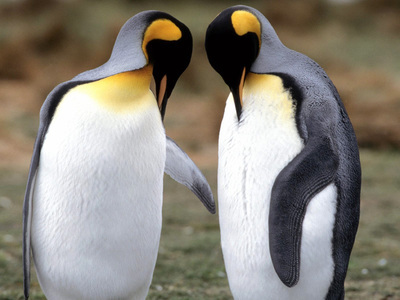
#> input picture image processing/Filtering and noise reduction/test6.jpg, 400 x 300 px
$ python 'Edge detection.py'
#> lines starting #> are read from the running program, lines starting #| are printed output that depends on the picture

# 线性锐化滤波，拉普拉斯图像变换

import cv2

fn = "test6.jpg"
myimg = cv2.imread(fn)
#> myimg is the input picture: shape (300, 400, 3); mean B, G, R 123.6, 133.1, 138.5
img = cv2.cvtColor(myimg, cv2.COLOR_BGR2GRAY)
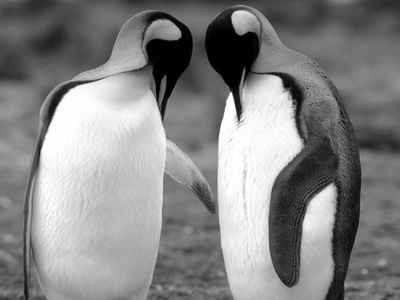
#> img: shape (300, 400); min 0, max 255, mean 133.6

jgimg = cv2.Laplacian(img, -1)
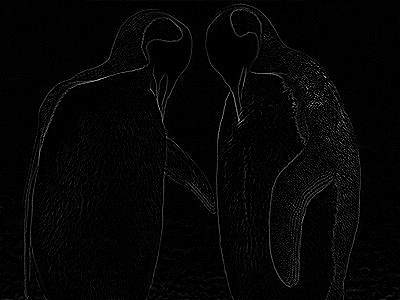
#> jgimg: shape (300, 400); min 0, max 244, mean 5.3
cv2.imshow('src', img)
cv2.imshow('dst', jgimg)
cv2.waitKey()
cv2.destroyAllWindows()

$ run again, with image processing/Filtering and noise reduction/test112.jpg copied over image processing/Filtering and noise reduction/test6.jpg
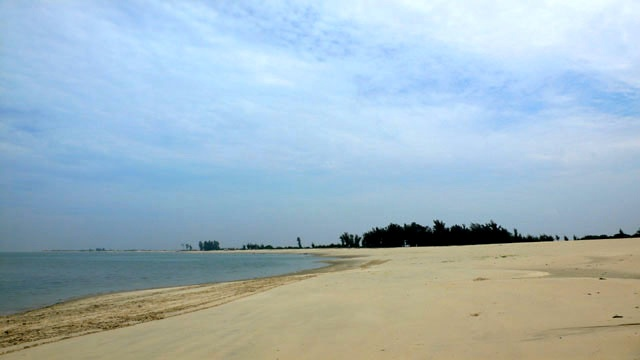
#> input picture image processing/Filtering and noise reduction/test112.jpg, 640 x 360 px
#> myimg is the input picture: shape (360, 640, 3); mean B, G, R 192, 181.7, 160.6
#> `img = cv2.cvtColor(myimg, cv2.COLOR_BGR2GRAY)`:
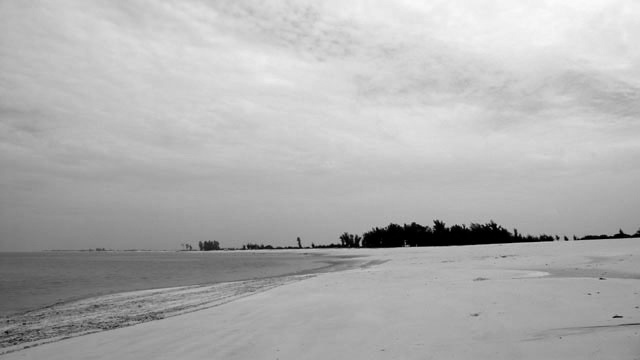
#> img: shape (360, 640); min 0, max 251, mean 176.6
#> `jgimg = cv2.Laplacian(img, -1)`:
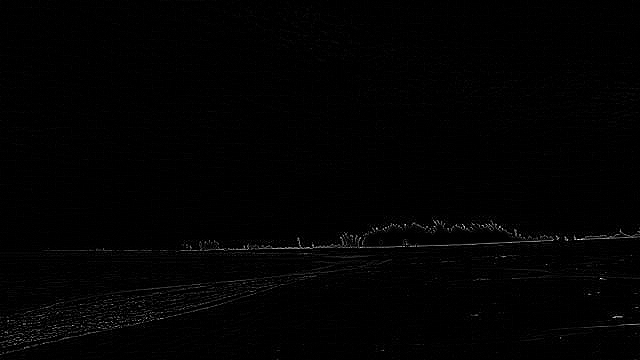
#> jgimg: shape (360, 640); min 0, max 255, mean 2.2

$ run again, with image processing/Filtering and noise reduction/test3.jpg copied over image processing/Filtering and noise reduction/test6.jpg
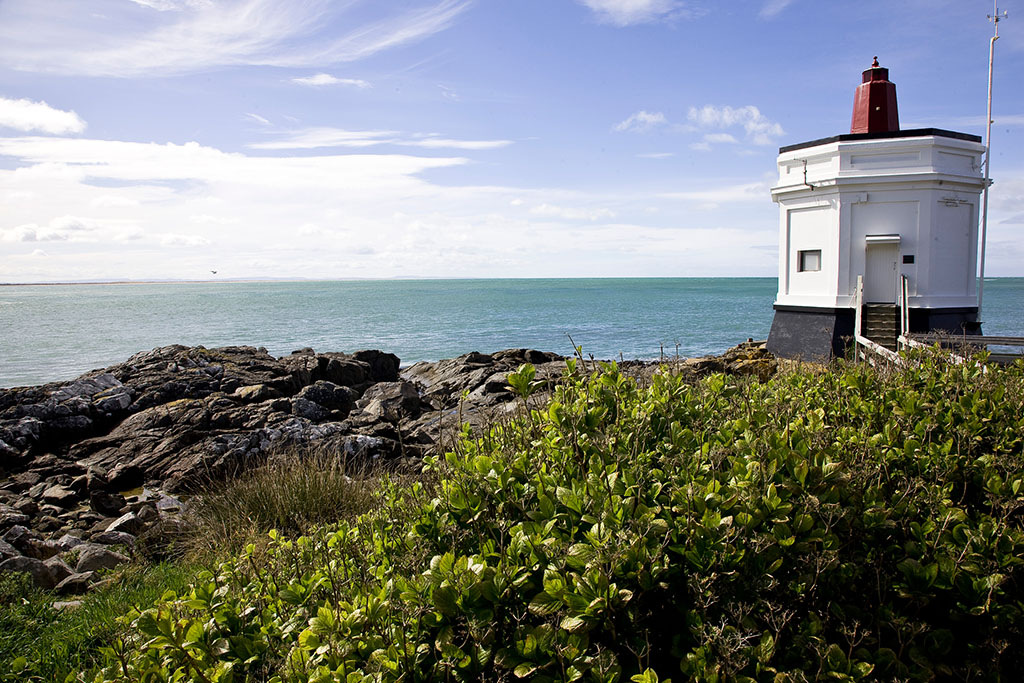
#> input picture image processing/Filtering and noise reduction/test3.jpg, 1024 x 683 px
#> myimg is the input picture: shape (683, 1024, 3); mean B, G, R 124.7, 128.5, 123.7
#> `img = cv2.cvtColor(myimg, cv2.COLOR_BGR2GRAY)`:
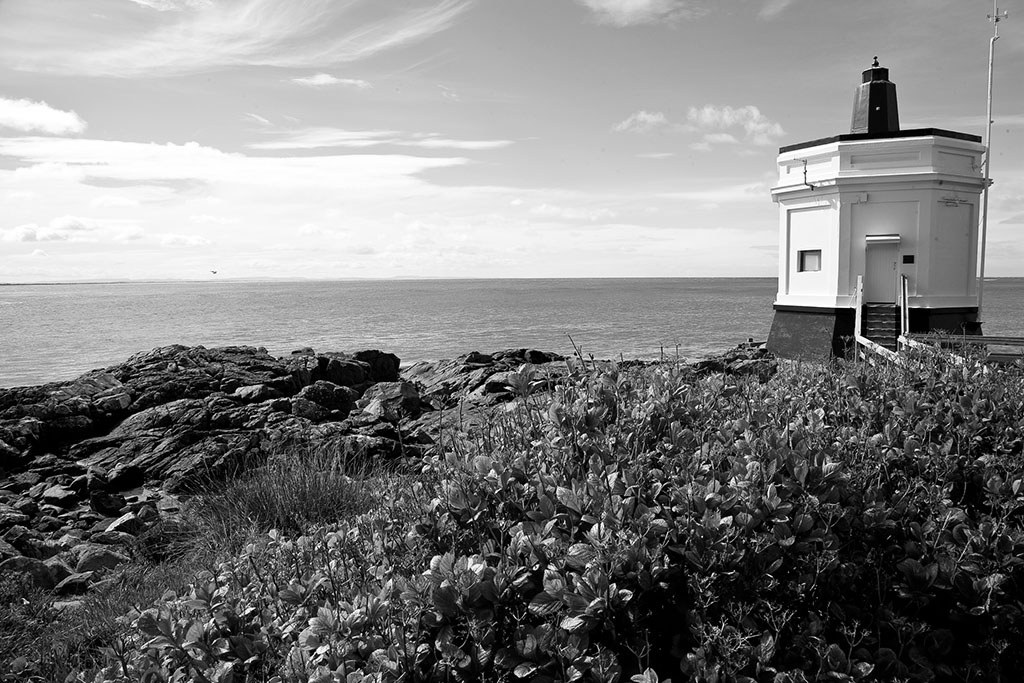
#> img: shape (683, 1024); min 0, max 255, mean 126.6
#> `jgimg = cv2.Laplacian(img, -1)`:
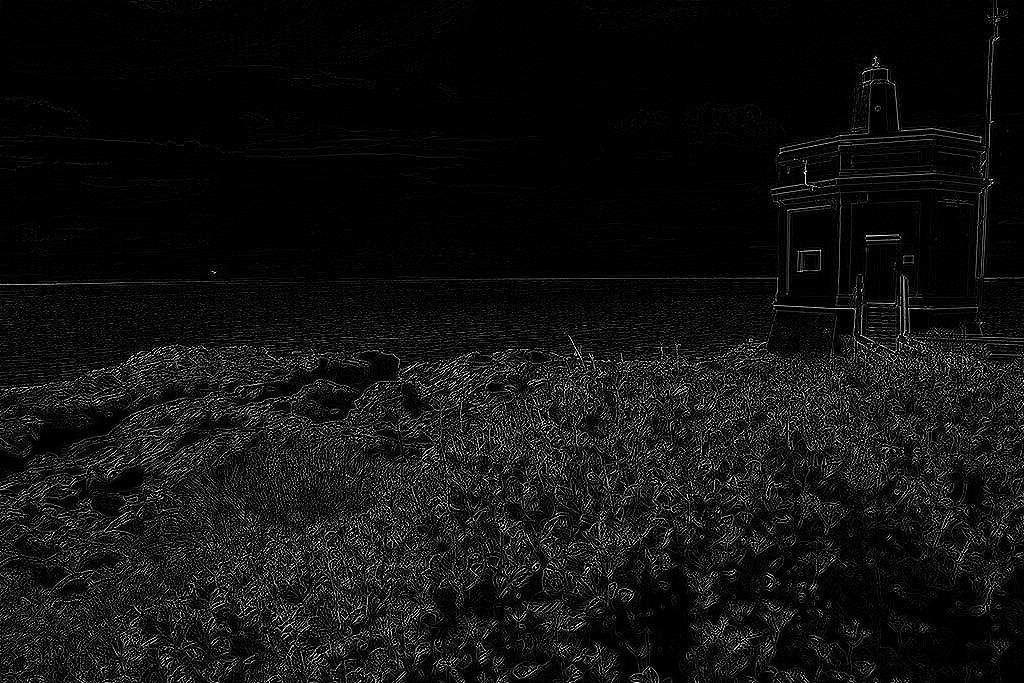
#> jgimg: shape (683, 1024); min 0, max 255, mean 17
